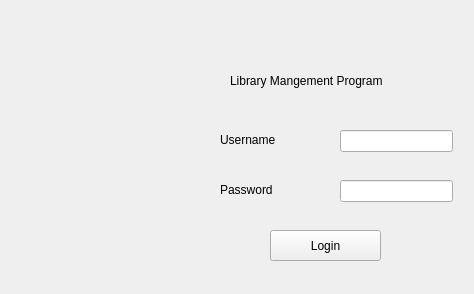
<?xml version="1.0" encoding="UTF-8"?>
<ui version="4.0">
 <class>MainWindow</class>
 <widget class="QMainWindow" name="MainWindow">
  <property name="geometry">
   <rect>
    <x>0</x>
    <y>0</y>
    <width>474</width>
    <height>294</height>
   </rect>
  </property>
  <property name="maximumSize">
   <size>
    <width>474</width>
    <height>294</height>
   </size>
  </property>
  <property name="windowTitle">
   <string>MainWindow</string>
  </property>
  <widget class="QWidget" name="centralwidget">
   <widget class="QLabel" name="label">
    <property name="geometry">
     <rect>
      <x>230</x>
      <y>60</y>
      <width>211</width>
      <height>41</height>
     </rect>
    </property>
    <property name="styleSheet">
     <string notr="true"/>
    </property>
    <property name="text">
     <string>Library Mangement Program</string>
    </property>
   </widget>
   <widget class="QPushButton" name="login_btn">
    <property name="geometry">
     <rect>
      <x>270</x>
      <y>230</y>
      <width>111</width>
      <height>31</height>
     </rect>
    </property>
    <property name="text">
     <string>Login</string>
    </property>
   </widget>
   <widget class="QLineEdit" name="user">
    <property name="geometry">
     <rect>
      <x>340</x>
      <y>130</y>
      <width>113</width>
      <height>22</height>
     </rect>
    </property>
   </widget>
   <widget class="QLabel" name="Username">
    <property name="geometry">
     <rect>
      <x>220</x>
      <y>130</y>
      <width>91</width>
      <height>20</height>
     </rect>
    </property>
    <property name="text">
     <string>Username</string>
    </property>
   </widget>
   <widget class="QLineEdit" name="passwd">
    <property name="geometry">
     <rect>
      <x>340</x>
      <y>180</y>
      <width>113</width>
      <height>22</height>
     </rect>
    </property>
   </widget>
   <widget class="QLabel" name="Password">
    <property name="geometry">
     <rect>
      <x>220</x>
      <y>180</y>
      <width>91</width>
      <height>20</height>
     </rect>
    </property>
    <property name="text">
     <string>Password</string>
    </property>
   </widget>
   <widget class="QLabel" name="label_2">
    <property name="geometry">
     <rect>
      <x>20</x>
      <y>60</y>
      <width>161</width>
      <height>151</height>
     </rect>
    </property>
    <property name="styleSheet">
     <string notr="true"/>
    </property>
    <property name="text">
     <string/>
    </property>
    <property name="pixmap">
     <pixmap resource="library_management.qrc">:/images/logo.png</pixmap>
    </property>
    <property name="scaledContents">
     <bool>true</bool>
    </property>
   </widget>
  </widget>
 </widget>
 <resources>
  <include location="library_management.qrc"/>
 </resources>
 <connections/>
</ui>
